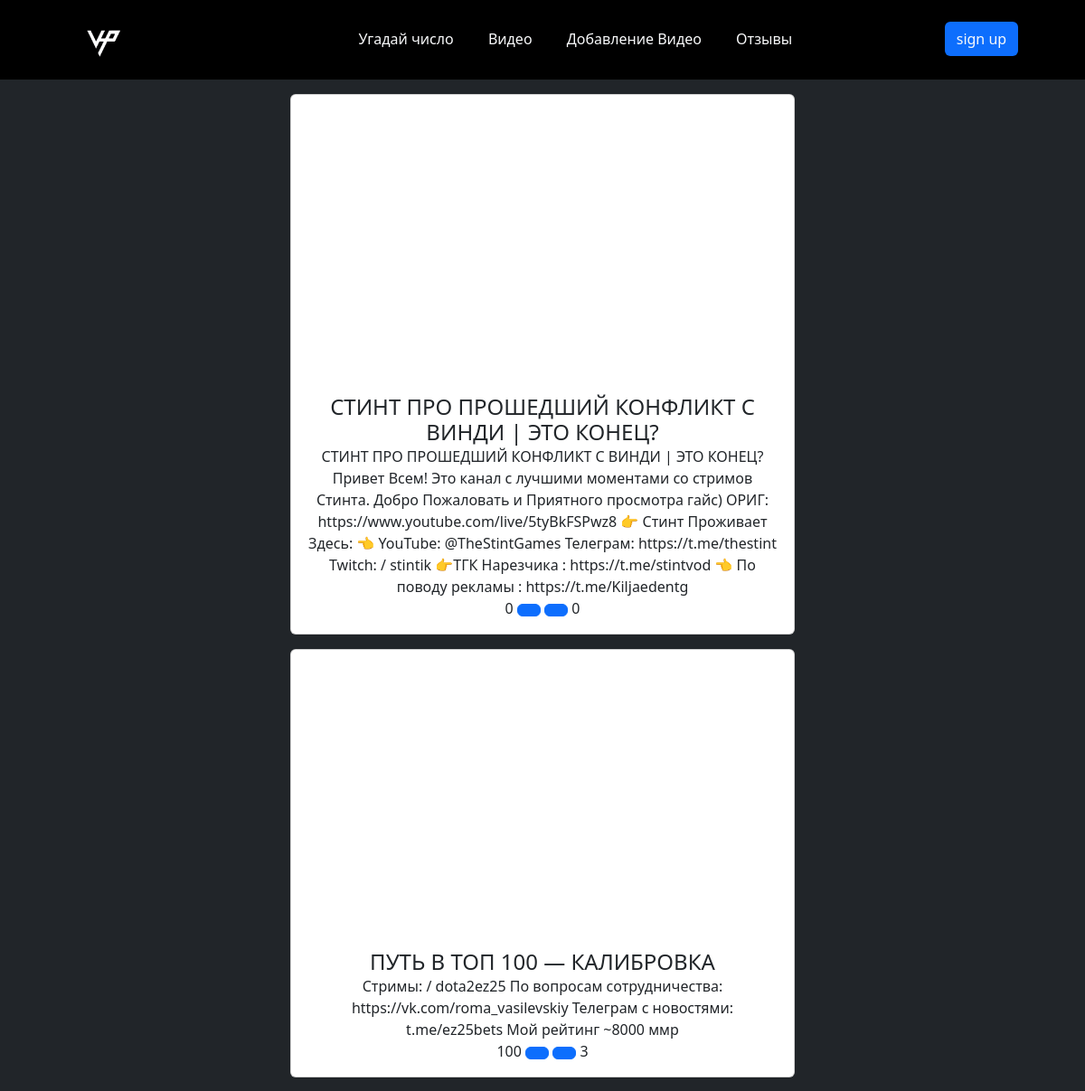
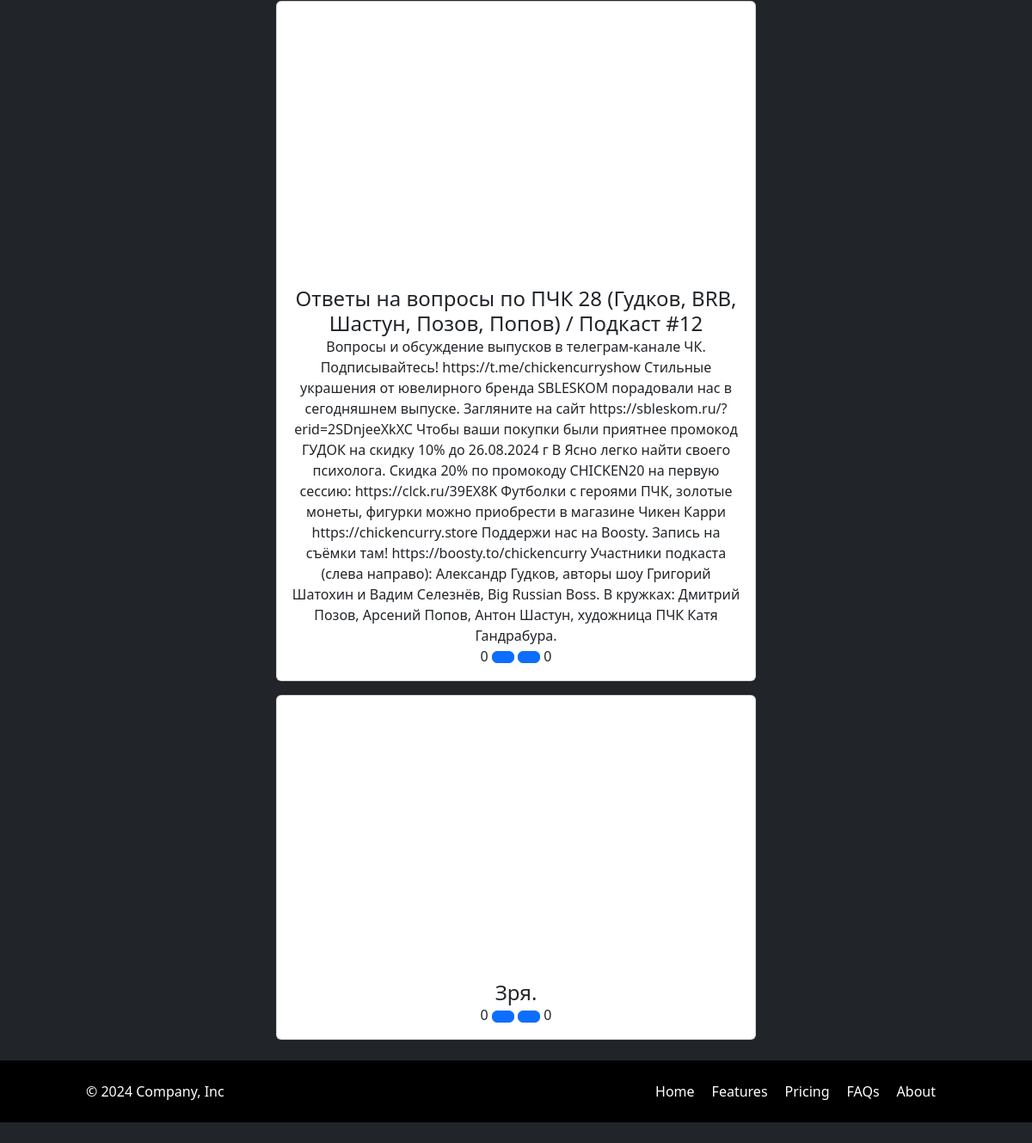
The page /playlist/ on the database its author committed (2 pictures, top to bottom).
### playlist/models.py (models this page shows)
class Video(models.Model):
    title = models.CharField(max_length=55)
    text = models.TextField(null=True,blank=True)
    embed = models.TextField(unique=True)
    likes = models.PositiveIntegerField(default=0, null=True,blank=True)
    dislikes = models.PositiveIntegerField(default=0, null=True,blank=True)

### playlist/views.py (the view)
# urls.py: path('playlist/',playlist, name='playlist'),
def playlist(request):
    playlist = Video.objects.all()
    return render(request, "playlist/medialist.html", {"video":playlist})

### playlist/templates/playlist/medialist.html (shortened to what this page needs)
{% extends "core/base.html" %}
{% load static %}
{% block content %}
    <div class="container">
        {% for i in video %}
        <div class="card w-50 CS mx-auto mt-3">
            <iframe width="560" height="315" src="https://www.youtube.com/embed/{{i.embed}}" title="YouTube video player" frameborder="0" allow="accelerometer; autoplay; clipboard-write; encrypted-media; gyroscope; picture-in-picture; web-share" allowfullscreen class="mx-auto my-auto"></iframe>
            <div class="card-body text-center my-auto">
            <h4 class="card-title text-center my-auto">{{i.title}}</h4>
            <p class="card-text text-center my-auto">{{i.text}}</p>
            <span>{{i.likes}}</span>
            <a href="#" class="btn btn-primary text-center"></a>
            <a href="#" class="btn btn-primary text-center"></a>
            <span>{{i.dislikes}}</span>
            </div>
        </div>
        {% endfor %}
    </div>
{% endblock  %}

### core/templates/core/base.html (shortened to what this page needs)
{% load static %}
<!DOCTYPE html>
<html lang="en">
<head>
    <link rel="stylesheet" href="https://cdn.jsdelivr.net/npm/bootstrap@5.3.3/dist/css/bootstrap.min.css">
    <link rel="stylesheet" href="{% static "blog/css/style.css"%}">
</head>
<body class="bg-dark text-light">
        <div class="header d-flex bg-black pt-4 pb-3">
            <div class="logo mx-auto">
                <a href="http://127.0.0.1:8000" class="btn rounded-4 logotip w-50"><img src="{%static 'blog/img/1.png'%}" alt="" class="w-75"></a>
            </div>
            <div class="text_block mx-auto">
                <a href="http://127.0.0.1:8000/magic/" class="header__text me-2 text-light btn">Угадай число</a>
                <a href="http://127.0.0.1:8000/playlist/" class="header__text me-2 text-light btn">Видео</a>
                <a href="http://127.0.0.1:8000/add_video/" class="header__text me-2 text-light btn">Добавление Видео</a>
                <a href="http://127.0.0.1:8000/blog/" class="header__text me-2 text-light btn">Отзывы</a>
            </div>
            <div class="sign mx-auto">
                <a href="http://127.0.0.1:8000/signup/" class="signup btn bg-primary text-light">sign up</a>
            </div>
        </div>
        {% block content %}{% endblock  %}
        {% include "core/includes/footer.html" %}
</body>
</html>

### core/templates/core/includes/footer.html
<footer class="d-flex flex-wrap justify-content-between align-items-center py-3 my-4 bg-black">
    <p class="col-md-4 mb-0 text-white mx-auto">© 2024 Company, Inc</p>
    <ul class="nav col-md-4 justify-content-end mx-auto">
      <li class="nav-item me-1"><a href="#" class="nav-link px-2 text-white">Home</a></li>
      <li class="nav-item me-1"><a href="#" class="nav-link px-2 text-white">Features</a></li>
      <li class="nav-item me-1"><a href="#" class="nav-link px-2 text-white">Pricing</a></li>
      <li class="nav-item me-1"><a href="#" class="nav-link px-2 text-white">FAQs</a></li>
      <li class="nav-item me-1"><a href="#" class="nav-link px-2 text-white">About</a></li>
    </ul>
  </footer>

### rows shown on the page
Video: title "СТИНТ ПРО ПРОШЕДШИЙ КОНФЛИКТ С ВИНДИ | ЭТО КОНЕЦ?", text "СТИНТ ПРО ПРОШЕДШИЙ КОНФЛИКТ С ВИНДИ | ЭТО КОНЕЦ? Привет Всем! Это канал с лучшими моментами со стримов Стинта. Добро Пожаловать и Приятного просмотра гайс) ОРИГ: https://www.youtube.com/live/5tyBkFSPwz8 👉 Стинт Проживает Здесь: 👈 YouTube: @TheStintGames Телеграм: https://t.me/thestint Twitch: / stintik 👉ТГК Нарезчика : https://t.me/stintvod 👈 По поводу рекламы : https://t.me/Kiljaedentg", likes "0", dislikes "0"
Video: title "ПУТЬ В ТОП 100 — КАЛИБРОВКА", text "Стримы: / dota2ez25 По вопросам сотрудничества: https://vk.com/roma_vasilevskiy Телеграм с новостями: t.me/ez25bets Мой рейтинг ~8000 ммр", likes "100", dislikes "3"
Video: title "Ответы на вопросы по ПЧК 28 (Гудков, BRB, Шастун, Позов, Попов) / Подкаст #12", text "Вопросы и обсуждение выпусков в телеграм-канале ЧК. Подписывайтесь! https://t.me/chickencurryshow Стильные украшения от ювелирного бренда SBLESKOM порадовали нас в сегодняшнем выпуске. Загляните на сайт https://sbleskom.ru/?erid=2SDnjeeXkXC Чтобы ваши покупки были приятнее промокод ГУДОК на скидку 10% до 26.08.2024 г В Ясно легко найти своего психолога. Скидка 20% по промокоду CHICKEN20 на первую сессию: https://clck.ru/39EX8K Футболки с героями ПЧК, золотые монеты, фигурки можно приобрести в магазине Чикен Карри https://chickencurry.store Поддержи нас на Boosty. Запись на съёмки там! https://boosty.to/chickencurry Участники подкаста (слева направо): Александр Гудков, авторы шоу Григорий…", likes "0", dislikes "0"
Video: title "Зря.", likes "0", dislikes "0"
